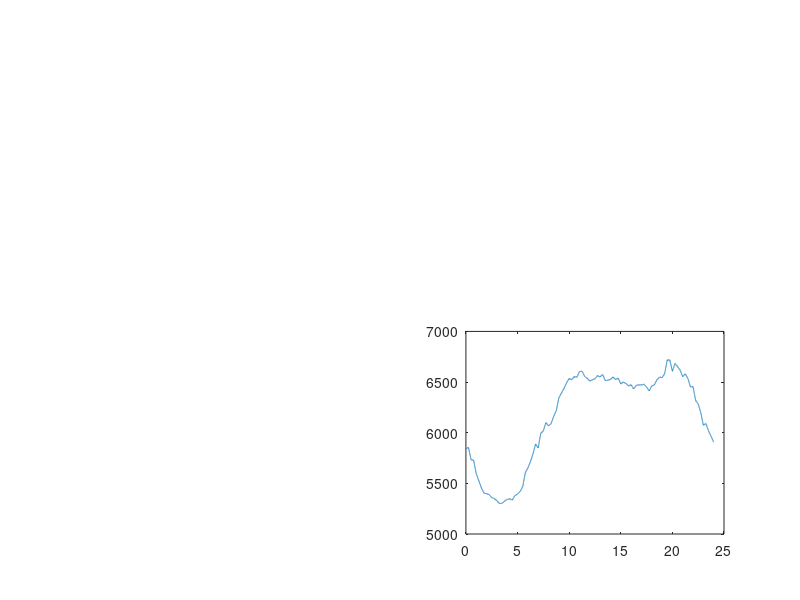

Reproduce this figure in MATLAB. (Note: this script raises an error after producing the figure.)
clc
clf
clear all
mean_collect = 1;

% Подготовка рабочей области и подгрузка графа

load('mean_data.mat');
load('graph.mat');
load('traffic.mat');
time = single([0:0.002:24]);

% Подргузка графика нагрузки

load('residential_load.mat');
subplot(2,2,4)
loadprof = plot(time, P_n);

% Задание города в виде графа 

f = figure(1);
f.Position = [100 100 600 700];
subplot(2,2,[1 3])
h = plot(G, 'XData', test_x, 'YData', test_y);
title("Модель движения электромобилей")
xlabel("x, км")
ylabel("y, км")
hold on
Graph_size = int16(size(G.Nodes));
all_nodes  = int16([1:Graph_size(1)]);

% Зарядные станции, узлы зарядных станций

Station1 = Charging_Station(449,10,50);
Station2 = Charging_Station(548,10,50);
Station3 = Charging_Station(375,10,50);
Station4 = Charging_Station(327,10,50);
Station5 = Charging_Station(513,10,50);
Station6 = Charging_Station(548,10,50);
Station7 = Charging_Station(303,10,50);

station_Nodes = [449,548,375,327,513,438,303];

station_massive = {Station1, Station2, Station3, Station4, Station5, Station6, Station7};

% Электромобили

N_tot = 5000;

N_off = 0.5 * N_tot;

N_dr = 0.4 * N_tot;

N_ndr = 0.1 * N_dr;

N_home = 0.1 * N_tot; 

EV_arr = {};
EV_arr2 = {};
EV_arr3 = {};
EV_arr4 = {};

for i = 1 : N_off
    EV_arr{i} = Home_Worker(50,G,all_nodes,24);
    EV_arr{i}.x_coord = test_x(EV_arr{i}.from_Node);
    EV_arr{i}.y_coord = test_y(EV_arr{i}.from_Node);
end

for i = 1 : N_dr
    EV_arr2{i} = Driver(50,G,all_nodes,48);
    EV_arr2{i}.x_coord = test_x(EV_arr2{i}.from_Node);
    EV_arr2{i}.y_coord = test_y(EV_arr2{i}.from_Node);
end

for i = 1 : N_ndr
    EV_arr3{i} = Night_Driver(50,G,all_nodes,48);
    EV_arr3{i}.x_coord = test_x(EV_arr3{i}.from_Node);
    EV_arr3{i}.y_coord = test_y(EV_arr3{i}.from_Node);
end

for i = 1 : N_home
    EV_arr4{i} = Office_Worker(50,G,all_nodes,48);
    EV_arr4{i}.x_coord = test_x(EV_arr4{i}.from_Node);
    EV_arr4{i}.y_coord = test_y(EV_arr4{i}.from_Node);
end


 for i = 1:N_dr
    EV_arr(N_off+i) = EV_arr2(i); 
 end  
 
 for j = 1:N_ndr
    EV_arr(N_off+N_dr+j) = EV_arr3(j); 
 end  
 
 for k = 1:N_home
     EV_arr(N_off+N_dr+N_ndr+k) = EV_arr4(k);
 end

b = 1;
v = 1;
c = 1;
y = 1;

if ( mean_collect == 1)
    for z = 1:length(EV_arr)
       if ( isa(EV_arr{z},'Driver') && (1 - isa(EV_arr{z},'Night_Driver')))
            EV_arr{z}.SOC = driver_SOC(b);
            b = b + 1; 
       elseif ( isa(EV_arr{z},'Driver') &&  isa(EV_arr{z},'Night_Driver'))
            EV_arr{z}.SOC =  nightdriver_SOC(v); 
            v = v + 1;
       elseif (isa(EV_arr{z},'Office_Worker'))
            EV_arr{z}.SOC = office_SOC(c);
            c = c + 1;
       elseif ( isa(EV_arr{z},'Home_Worker'))
            EV_arr{z}.SOC = home_SOC(y);
            y = y + 1;  
       end
    end
end

EV_arr = EV_arr(randperm(numel(EV_arr)));

N = numel(EV_arr);

x_vect = zeros(N,1);
y_vect = x_vect;

for i=1:N
    x_vect(i) = EV_arr{i}.x_coord;
    y_vect(i) = EV_arr{i}.y_coord;
end

h = plot(x_vect, y_vect , 'ro','MarkerSize',2);

power = zeros(length(time)-1,1);
power(2:end) = NaN;
subplot(2,2,2)
powerpl = plot(time(1:end-1),power);
axis([0 24 0 5*N]);
title("Потребляемая из сети мощность")
xlabel("t, ч")
ylabel("P, кВт*ч")
velocity_over_time = [];


% Главный цикл анимации

for i = 1:length(time)
    
     traffic_point = traffic(i);
    
     for j = 1:N
       EV_arr{j} = EV_arr{j}.set_state(time(i));
       EV_arr{j} = EV_arr{j}.traffic_speed(traffic_point);
     end
    
     if (startsWith(EV_arr{1}.state, "driving"))
         velocity_over_time(i) = 1;
     else
         velocity_over_time(i) = 0;
     end

     for o = 1:N
         SOC_prev(o) = EV_arr{o}.SOC;
     end

     for k = 1:N   
       x_target = test_x(EV_arr{k}.to_Node);
       y_target = test_y(EV_arr{k}.to_Node);
       [EV_arr{k},station_massive] = EV_arr{k}.move_and_charge(x_target,y_target,G,station_Nodes,station_massive,time(i));
     end
     
%         EV_arr{1}
     
     for s = 1:N
        delta_p(s) = EV_arr{s}.SOC - SOC_prev(s);
        if(delta_p(s) < 0)
            delta_p(s) = 0;
        end
     end
        
     if (i < length(time))
        power(i) = sum(delta_p)/0.002;
     end
     
     for l=1:N
          x_vect(l) = EV_arr{l}.x_coord;
          y_vect(l) = EV_arr{l}.y_coord;
     end

      curr_time = num2str(time(i));
      legend("t = " + curr_time);
      set(h, 'XData', x_vect, 'YData', y_vect);
      set(powerpl,'XData', time(1:end-1), 'YData', power);
      pause(0.005)
end

subplot(2,2,4)
hold on
total_load = plot(time(1:end-1), P_n(1:end-1) + (power * 10e-3)');


figure(3)

plot(time, EV_arr{1}.V * velocity_over_time) 

if (mean_collect == 0)
    driver_SOC = [];
    nightdriver_SOC = [];
    office_SOC = [];
    home_SOC = [];
    b = 1;
    v = 1;
    c = 1;
    y = 1;
    z = 1;
    
    for z = 1:length(EV_arr)
       if ( isa(EV_arr{z},'Driver') && (1 - isa(EV_arr{z},'Night_Driver')))
            driver_SOC(b) = EV_arr{z}.SOC;
            b = b + 1; 
       elseif ( isa(EV_arr{z},'Driver') &&  isa(EV_arr{z},'Night_Driver'))
            nightdriver_SOC(v) = EV_arr{z}.SOC; 
            v = v + 1;
       elseif ( isa(EV_arr{z},'Office_Worker') )
            office_SOC(c) = EV_arr{z}.SOC;
            c = c + 1;
       elseif ( isa(EV_arr{z},'Home_Worker') )
            home_SOC(y) = EV_arr{z}.SOC;
            y = y + 1;  
       end
    end
    save ('mean_data.mat','driver_SOC','nightdriver_SOC','office_SOC','home_SOC');
end

